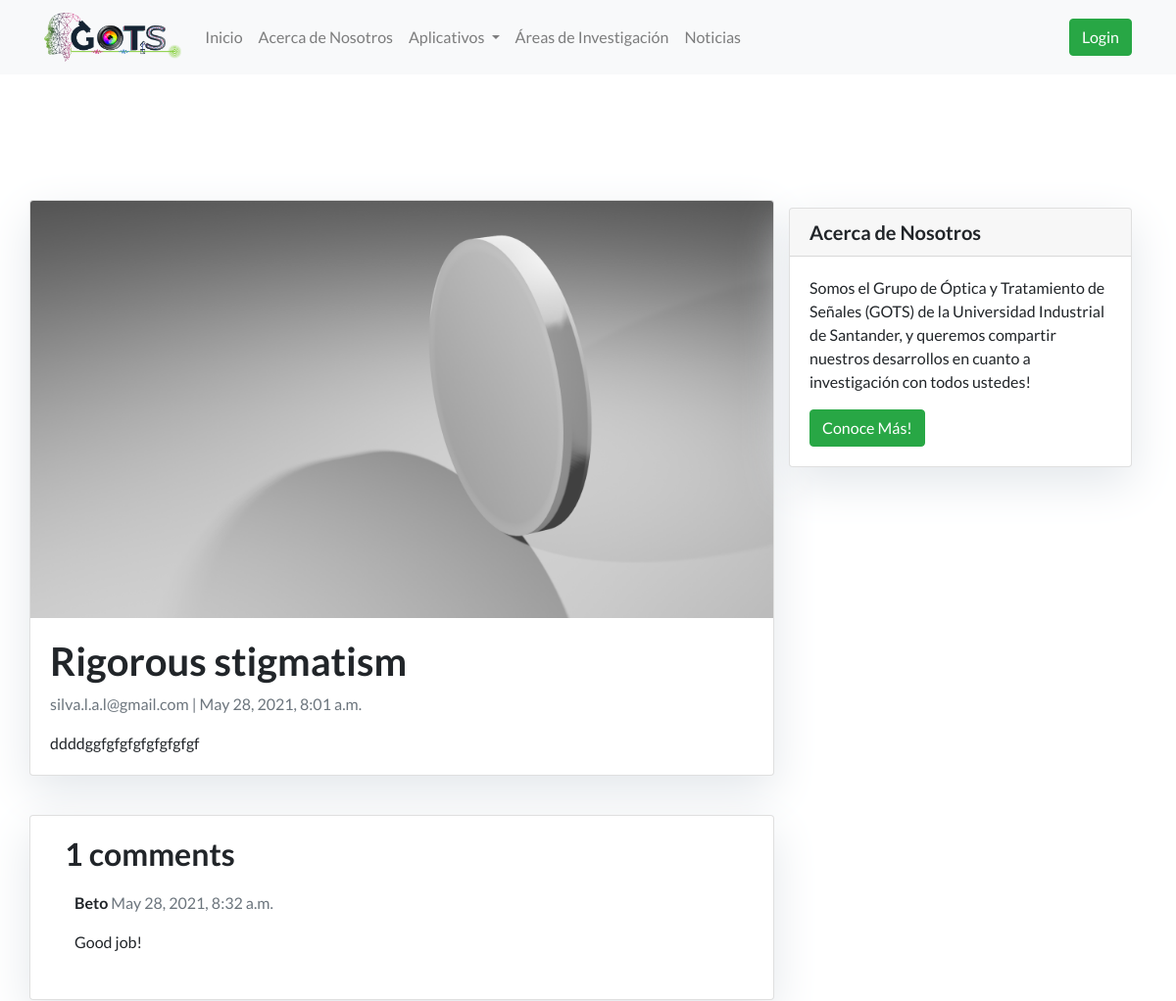
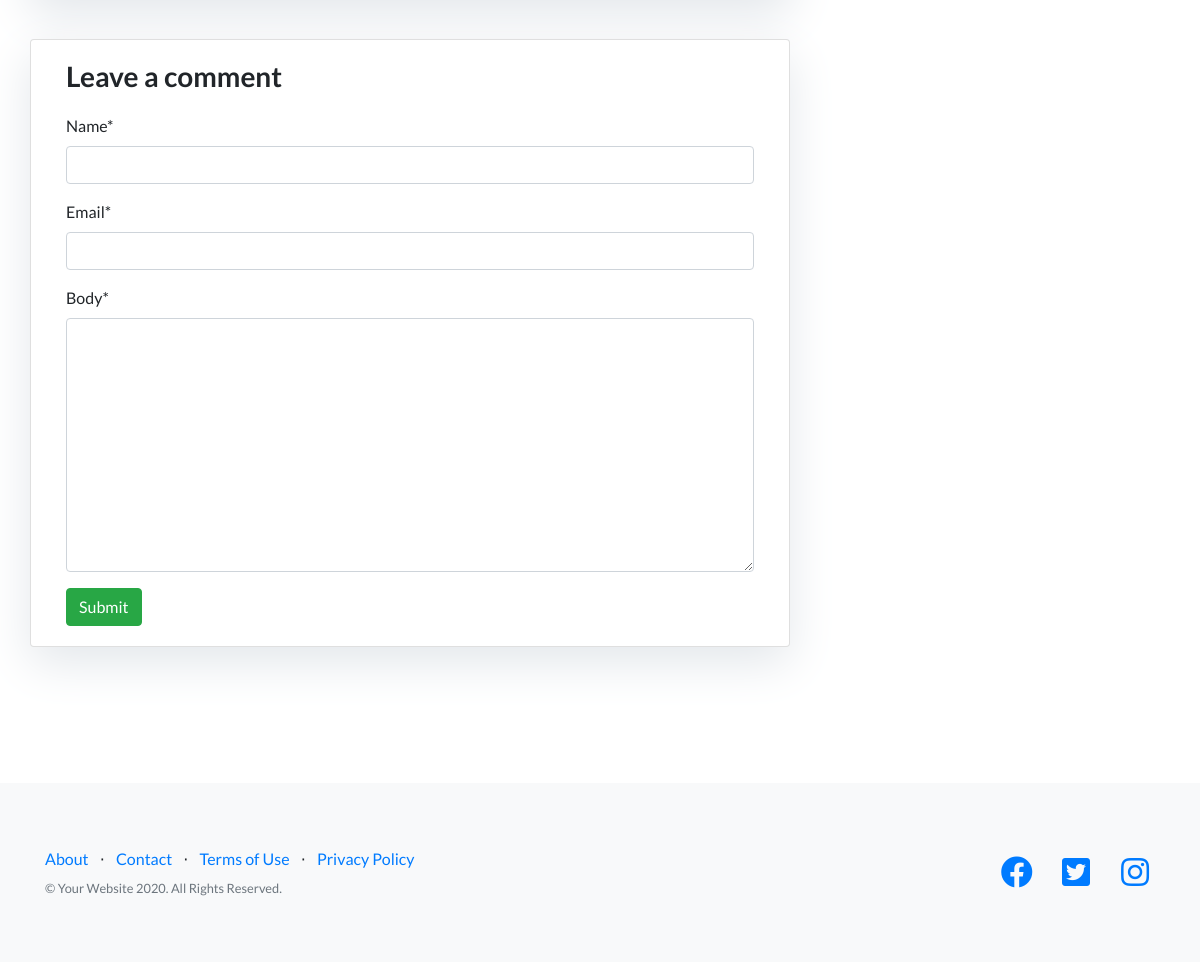
The app's page /blog/rigorous-stigmatism/ with its own data (2 pictures, top to bottom).
### apps/home/models.py (models this page shows, shortened)
class Configuration(models.Model):
	group_name = models.CharField(max_length=45)
	admin_name = models.CharField(max_length=45)
	admin_email = models.CharField(max_length=45)
	group_logo = models.ImageField(upload_to='img')
	about = models.TextField()

class MenuItem(models.Model):
	name = models.CharField(max_length=45)
	url = models.CharField(max_length=200)
	menu = models.ForeignKey(Menu, on_delete=models.CASCADE)
	class Meta:
		ordering = ['pk']

### apps/blog/models.py (models this page shows, shortened)
class Post(models.Model):
	title = models.CharField(max_length=200, unique=True)
	slug = models.SlugField(max_length=200, unique=True)
	author = models.ForeignKey(User, on_delete=models.CASCADE, related_name='blog_posts')
	abstract = models.TextField(blank=True, null=True)
	image = models.ImageField(upload_to='blog')
	updated_on = models.DateTimeField(auto_now=True)
	content = models.TextField(blank=True, null=True)
	created_on = models.DateTimeField(auto_now_add=True)
	status = models.IntegerField(choices=STATUS, default=0)
	carousel_item = models.BooleanField('show item in carousel', default=False)
	class Meta:
		ordering = ['-created_on']

class Comment(models.Model):
	post = models.ForeignKey(Post, on_delete=models.CASCADE, related_name='comments')
	name = models.CharField(max_length=80)
	email = models.EmailField()
	body = models.TextField()
	created_on = models.DateTimeField(auto_now_add=True)
	active = models.BooleanField(default=False)
	class Meta:
		ordering = ['created_on']

### apps/user/models.py (models this page shows)
class User(AbstractBaseUser, PermissionsMixin):
    id = models.UUIDField(primary_key=True, default=uuid.uuid4, editable=False)
    first_name = models.CharField(max_length=45, null=True, blank=True)
    last_name = models.CharField(max_length=45, null=True, blank=True)
    username = models.CharField(verbose_name='username', max_length=45, unique=True)
    school = models.CharField(max_length=45)
    description = models.TextField()
    email = models.EmailField(
        verbose_name='email address',
        max_length=45,
        unique=True
    )
    is_active = models.BooleanField(default=True)
    is_staff = models.BooleanField(default=False)
    is_superuser = models.BooleanField(default=False)
    date_of_birth = models.DateField(null=True, blank=True)
    USERNAME_FIELD = 'email'
    REQUIRED_FIELDS = ['username']
    objects = UserManager()
    def __str__(self):
        return self.email
    class Meta:
        db_table = "user"

### apps/blog/views.py (the view, shortened to what this page needs)
# urls.py: path('<slug:slug>/', PostDetail.as_view(), name='post_detail')
class PostDetail(generic.DetailView):
	model = Post
	template_name = 'post_detail.html'
	def get(self, request, *args, **kwargs):
		slug = self.kwargs.get("slug")
		if request.user.is_anonymous:
			user = None
		else:
			user = {
				'username': request.user.username,
				'email': request.user.email,
				'is_authenticated': request.user.is_authenticated
			}
		try:
			configuration = Configuration.objects.get(pk=1)
		except ObjectDoesNotExist:
			configuration = None
		try:
			menu = Menu.objects.get(pk=1)
			menu_data = {
				'name': menu.name,
				'items': [
					{
						'name': item.name,
						'url': item.url,
						'elements': [
							{'name': element.name, 'url': element.url} for element in MenuItemElement.objects.filter(menu_item=item)
						]
					} for item in MenuItem.objects.filter(menu=menu)
				]
			}
		except ObjectDoesNotExist:
			menu_data = None
		post = Post.objects.get(slug=slug)
		comments = Comment.objects.filter(post=post).filter(active=True)
		comment_form = CommentForm()
		response = {
			'success': 'true',
			'message': 'Configuration data fetched successfully',
			'data': {
				'configuration': configuration,
				'menu': menu_data
			},
			'user': user,
			'post': post,
			'comments': comments,
			'comment_form': comment_form
		}
		return render(request, self.template_name, response)

### apps/blog/forms.py
class CommentForm(forms.ModelForm):
	class Meta:
		model = Comment
		fields = ('name', 'email', 'body')

### apps/blog/templates/post_detail.html (shortened to what this page needs)
{% extends 'base.html' %}
{% load crispy_forms_tags %}
{% block content %}
<section class="introduction">
  <div class="container">
    <div class="row">
      <div class="col-md-8 pl-0 pr-0 card mb-4 mt-3 left top">
        <img class="card-img-top" src="{{ post.image.url }}" alt="Card image cap">
        <div class="card-body">
          <h1>{% block title %} {{ post.title }} {% endblock title %}</h1>
          <p class=" text-muted">{{ post.author }} | {{ post.created_on }}</p>
          <p class="card-text ">{{ post.content | safe }}</p>
        </div>
      </div>
      {% block sidebar %} {% include 'sidebar.html' %} {% endblock sidebar %}
      <div class="col-md-8 card mb-4  mt-3 ">
        <div class="card-body">
          <h2>{{ comments.count }} comments</h2>
          {% for comment in comments %}
          <div class="comments" style="padding: 10px;">
            <p class="font-weight-bold">
              {{ comment.name }}
              <span class=" text-muted font-weight-normal">
                {{ comment.created_on }}
              </span>
            </p>
            {{ comment.body | linebreaks }}
          </div>
          {% endfor %}
        </div>
      </div>
      <div class="col-md-8 card mb-4  mt-3 ">
        <div class="card-body">
          {% if new_comment %}
          <div class="alert alert-success" role="alert">
            Your comment is awaiting moderation
          </div>
          {% else %}
          <h3>Leave a comment</h3>
          <form method="post" style="margin-top: 1.3em;">
            {{ comment_form | crispy }}
            <button type="submit" class="btn btn-success">Submit</button>
          </form>
          {% endif %}
        </div>
      </div>
    </div>
  </div>
</section>
{% endblock content %}

### apps/blog/templates/base.html (shortened to what this page needs)
{% load static %}
<!DOCTYPE html>
<html lang="en">
<head>
  <link rel="stylesheet" href="{% static 'vendor/bootstrap/css/bootstrap.min.css' %}">
  <link rel="stylesheet" href="{% static 'vendor/fontawesome-free/css/all.min.css' %}">
  <link rel="stylesheet" href="{% static 'vendor/simple-line-icons/css/simple-line-icons.css' %}">
  <link rel="stylesheet" href="{% static 'css/landing-page.css' %}">
</head>
<body>
  <nav class="navbar navbar-expand-lg navbar-light bg-light">
    <div class="container">
      <a class="navbar-brand" href="/">
        <img src="{{ data.configuration.group_logo.url }}" height="50" class="d-inline-block align-top" alt="" loading="lazy">
      </a>
      <div class="collapse navbar-collapse" id="navbarNavDropdown">
        <ul class="navbar-nav mr-auto mt-2 mt-lg-0">
          {% for item in data.menu.items %}
          {% if item.elements %}
          <li class="nav-item dropdown">
            <a class="nav-link dropdown-toggle" href="{{item.url}}" id="navbarDropdownApps" role="button" data-toggle="dropdown" aria-haspopup="true" aria-expanded="false">
            {{item.name}}
            </a>
          </li>
          {% else %}
          <li class="nav-item">
            <a class="nav-link" href="{{item.url}}">{{item.name}}</a>
          </li>
          {% endif %}
          {% endfor %}
        </ul>
        <div class="form-inline my-2 my-lg-0">
          <button class="btn btn-success" type="button" onclick="go_to_admin_panel()">{% if user.is_authenticated %}Admin{% else %}Login{% endif %}</button>
        </div>
      </div>
    </div>
  </nav>
  {% block content %}{% endblock %}
  <footer class="footer bg-light">
    <div class="container">
      <div class="row">
        <div class="col-lg-6 h-100 text-center text-lg-left my-auto">
          <ul class="list-inline mb-2">
            <li class="list-inline-item">
              <a href="#">About</a>
            </li>
            <li class="list-inline-item">&sdot;</li>
            <li class="list-inline-item">
              <a href="#">Contact</a>
            </li>
            <li class="list-inline-item">&sdot;</li>
            <li class="list-inline-item">
              <a href="#">Terms of Use</a>
            </li>
            <li class="list-inline-item">&sdot;</li>
            <li class="list-inline-item">
              <a href="#">Privacy Policy</a>
            </li>
          </ul>
          <p class="text-muted small mb-4 mb-lg-0">&copy; Your Website 2020. All Rights Reserved.</p>
        </div>
        <div class="col-lg-6 h-100 text-center text-lg-right my-auto">
          <ul class="list-inline mb-0">
            <li class="list-inline-item mr-3">
              <a href="#">
                <i class="fab fa-facebook fa-2x fa-fw"></i>
              </a>
            </li>
            <li class="list-inline-item mr-3">
              <a href="#">
                <i class="fab fa-twitter-square fa-2x fa-fw"></i>
              </a>
            </li>
            <li class="list-inline-item">
              <a href="#">
                <i class="fab fa-instagram fa-2x fa-fw"></i>
              </a>
            </li>
          </ul>
        </div>
      </div>
    </div>
  </footer>
</body>
</html>

### static/css/landing-page.css (style rules this page uses)
body { font-family: 'Lato', 'Helvetica Neue', Helvetica, Arial, sans-serif; }
h1, h2, h3, h4, h5, h6 { font-family: 'Lato', 'Helvetica Neue', Helvetica, Arial, sans-serif; font-weight: 700; }
.introduction { padding-top: 7rem; padding-bottom: 7rem; }
footer.footer { padding-top: 4rem; padding-bottom: 4rem; }
.card { box-shadow: 0 16px 48px #E3E7EB; }

### records on screen
Configuration: configuration.group_logo (picture)
MenuItem: name "Inicio"
MenuItem: name "Acerca de Nosotros"
MenuItem: name "Aplicativos"
MenuItem: name "Áreas de Investigación"
MenuItem: name "Noticias"
Post: image (picture), title "Rigorous stigmatism", author "silva.l.a.l@gmail.com", created_on "May 28, 2021, 8:01 a.m.", content "ddddggfgfgfgfgfgfgfgf"
Comment: name "Beto", created_on "May 28, 2021, 8:32 a.m.", body "Good job!"

### other values on screen
{{ comments.count }} "1"
